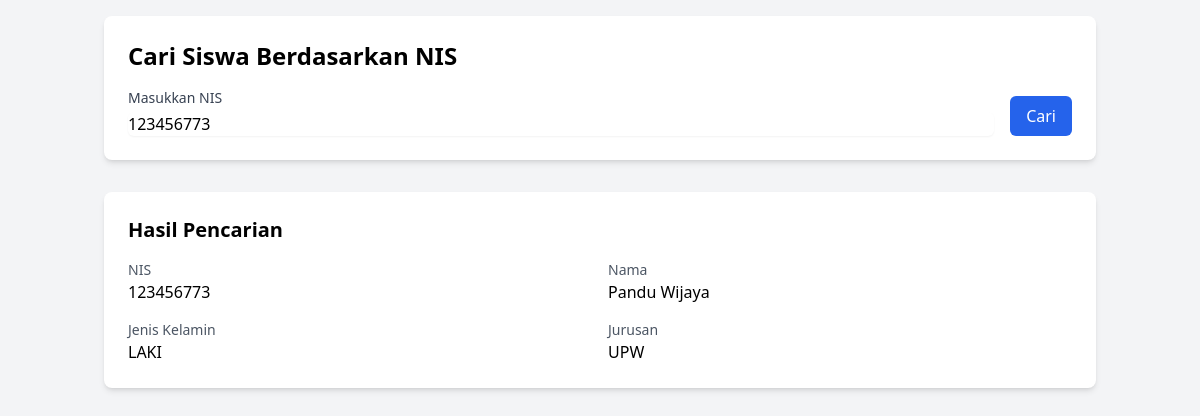
/carisiswa.php?nis=123456773, run on the app's committed database.
### tables this page shows
CREATE TABLE `siswa` (
  `NIS` char(9) NOT NULL,
  `Nama` varchar(30) NOT NULL,
  `Jkel` enum('LAKI','PEREMPUAN') NOT NULL,
  `Jurusan` enum('RPL','TBS','TBG','PH','UPW') NOT NULL
);

### crudsiswa.php (called while the page is built, shortened)
<?php
function bacaSiswa($sql){
    $data = array();
    $koneksi = koneksiAkademi();
    $hasil = mysqli_query($koneksi, $sql);
    $i = 0;
    while ($baris = mysqli_fetch_assoc($hasil)) {
        $data[$i]['NIS']=$baris['NIS'];
        $data[$i]['Nama']=$baris['Nama'];
        $data[$i]['Jkel']=$baris['Jkel'];
        $data[$i]['Jurusan']=$baris['Jurusan'];
        $i++;
    }
    return $data;
}
function cariSiswa($cari){
    $sql = "SELECT * FROM siswa WHERE NIS = '$cari'";
    return bacaSiswa($sql);
}

### carisiswa.php (the view, shortened to what this page needs)
<?php
include 'crudSiswa.php';
$nis = isset($_GET['nis']) ? $_GET['nis'] : null;
$siswa = null;
if ($nis) {
    $siswa = cariSiswa($nis);
    $siswa = $siswa ? $siswa[0] : null;
}
?>
<!DOCTYPE html>
<html lang="id">
<head>
    <script src="https://cdn.tailwindcss.com"></script>
</head>
<body class="bg-gray-100">
    <div class="container mx-auto p-4">
        <div class="bg-white rounded-lg shadow-md p-6 mb-8">
            <h1 class="text-2xl font-bold mb-4">Cari Siswa Berdasarkan NIS</h1>
            <form method="GET" action="" class="flex items-end gap-4">
                <div class="flex-1">
                    <label class="block text-sm font-medium text-gray-700 mb-1">Masukkan NIS</label>
                    <input type="text" name="nis" value="<?= $nis ?>" required
                        class="mt-1 block w-full rounded-md border-gray-300 shadow-sm focus:border-blue-500 focus:ring-blue-500"
                        placeholder="Contoh: 123456789">
                </div>
                <button type="submit"
                    class="bg-blue-600 text-white px-4 py-2 rounded-md hover:bg-blue-700 transition-colors">
                    Cari
                </button>
            </form>
        </div>
        <?php if ($nis): ?>
            <div class="bg-white rounded-lg shadow-md p-6">
                <?php if ($siswa): ?>
                    <h2 class="text-xl font-semibold mb-4">Hasil Pencarian</h2>
                    <div class="grid grid-cols-1 md:grid-cols-2 gap-4">
                        <div>
                            <p class="text-sm text-gray-600">NIS</p>
                            <p class="font-medium"><?= $siswa['NIS'] ?></p>
                        </div>
                        <div>
                            <p class="text-sm text-gray-600">Nama</p>
                            <p class="font-medium"><?= $siswa['Nama'] ?></p>
                        </div>
                        <div>
                            <p class="text-sm text-gray-600">Jenis Kelamin</p>
                            <p class="font-medium"><?= $siswa['Jkel'] ?></p>
                        </div>
                        <div>
                            <p class="text-sm text-gray-600">Jurusan</p>
                            <p class="font-medium"><?= $siswa['Jurusan'] ?></p>
                        </div>
                    </div>
                <?php else: ?>
                    <p class="text-gray-600">Siswa dengan NIS <?= $nis ?> tidak ditemukan</p>
                <?php endif; ?>
            </div>
        <?php endif; ?>
    </div>
</body>
</html>

### data on the page
siswa: NIS "123456773", Nama "Pandu Wijaya", Jkel "LAKI", Jurusan "UPW"
